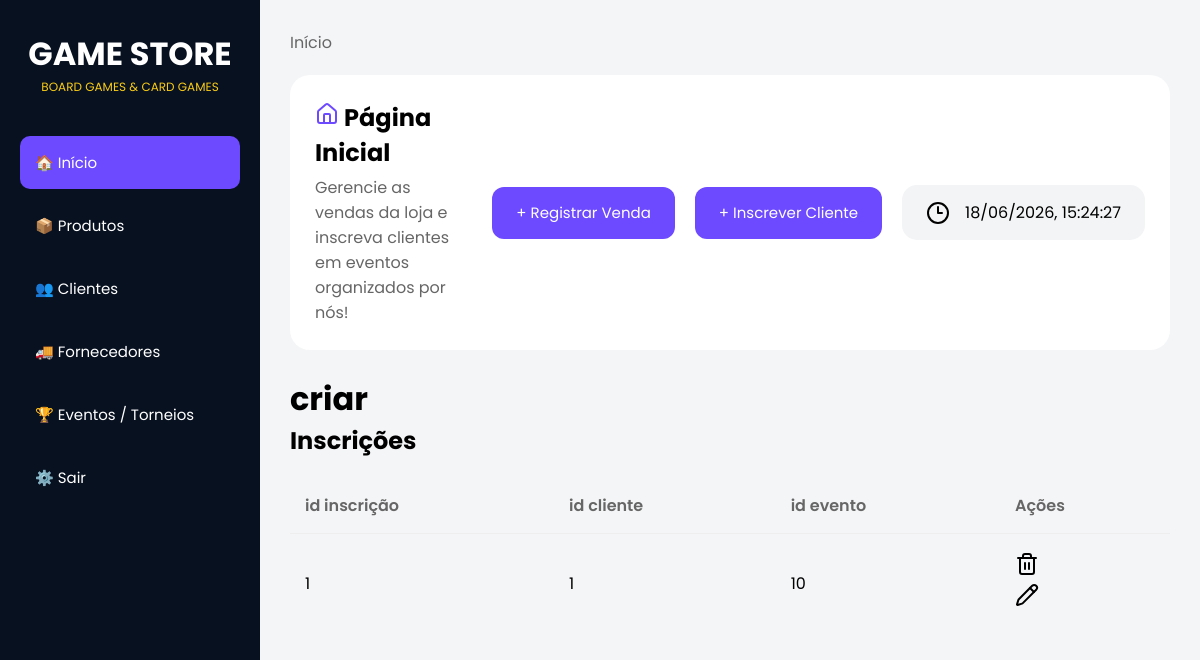
Before: / with the older database file.
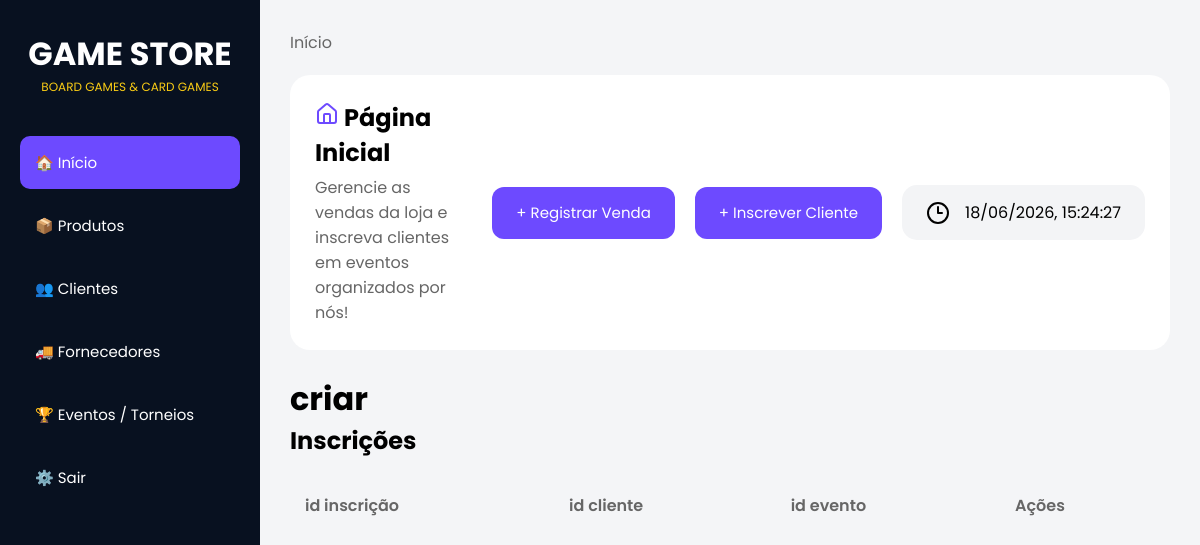
After: the same page with the newer database file.
### tables this page shows
CREATE TABLE inscricoes (
            id INTEGER PRIMARY KEY AUTOINCREMENT,
            id_cliente INTEGER NOT NULL,
            id_evento INTEGER NOT NULL
        );

### routes.py (the view)
@app.route("/")
def home():
    criar_tabela_inscricoes()
    lista = listar_inscricoes()
    return render_template(
            "home.html",
            inscricoes = lista,
            modo_insc = "criar",
            modo_vnd = "criar",
)

### database.py (called while the page is built)
def conectar():
    return sqlite3.connect(CAMINHO_BANCO)

### modules/inscricoes.py (called while the page is built)
def criar_tabela_inscricoes():
    conn = conectar()
    cursor = conn.cursor()
    cursor.execute("""
        CREATE TABLE IF NOT EXISTS inscricoes (
            id INTEGER PRIMARY KEY AUTOINCREMENT,
            id_cliente INTEGER NOT NULL,
            id_evento INTEGER NOT NULL
        )
""")
    conn.commit()
    conn.close()

def listar_inscricoes():
    conn = conectar()
    cursor = conn.cursor()
    cursor.execute("SELECT * FROM inscricoes")
    inscricoes = cursor.fetchall()
    conn.close()
    return inscricoes

### templates/home.html (shortened to what this page needs)
<!DOCTYPE html>
<html lang="pt">
<head>
    <link rel="stylesheet" href="{{ url_for('static', filename='home.css') }}" />
</head>
<body>
    <div class="sidebar">
        <div class="logo">
            <h1>GAME STORE</h1>
            <p>BOARD GAMES & CARD GAMES</p>
        </div>
        <div class="menu">
            <a href="/" class="active">🏠 Início</a>
            <a href="/produtos">📦 Produtos</a>
            <a href="/clientes">👥 Clientes</a>
            <a href="/fornecedores">🚚 Fornecedores</a>
            <a href="/eventos">🏆 Eventos / Torneios</a>
            <a href="#">⚙️ Sair</a>
        </div>
    </div>
    <div class="main">
        <div class="breadcrumb">
            <a href="/">Início</a>
        </div>
        <section class="topo">
            <div class="titulo-subt">
                <h1><i data-lucide="house" class="lucide-house"></i> Página Inicial</h1>
                <p>Gerencie as vendas da loja e inscreva clientes em eventos organizados por nós!</p>
            </div>
            <div class="botoes-titulo">
                <button class="btn-top" onclick="toggleFormularioVenda()">
                    + Registrar Venda
                </button>
            </div>
            <div class="botoes-titulo">
                <button class="btn-top" onclick="toggleFormularioInscricao()">
                    + Inscrever Cliente
                </button>
            </div>
            <div class="data">
                <i data-lucide="clock-3"></i>
                <time id="data-hora" class="data-textos"></time>
            </div>
        </section>
        <h1>{{ modo_insc }}</h1>
        <table class="tabela-inscricoes">
            <thead>
                <h2>Inscrições</h2>
                <tr>
                    <th>id inscrição</th>
                    <th>id cliente</th>
                    <th>id evento</th>
                    <th>Ações</th>
                </tr>
            </thead>
            <tbody>
                {% for inscricao in inscricoes %}
                <tr>
                    <td>{{inscricao [0]}}</td>
                    <td>{{inscricao [1]}}</td>
                    <td>{{inscricao [2]}}</td>
                    <td id="acoes">
                        <form action="/inscricoes/excluir/{{ inscricao [0] }}" method="POST">
                            <button type="submit"><i data-lucide="trash-2"></i></button>
                        </form>
                        <form action="/inscricoes/editar/{{ inscricao [0] }}" method="GET">
                            <button type="submit"><i data-lucide="pencil"></i></button>
                        </form>
                    </td>
                </tr>
                {% endfor %}
            </tbody>
        </table>
    </div>
</body>
</html>

Changed rows visible on the page:
removed inscricoes: id "1", id_cliente "1", id_evento "10"
